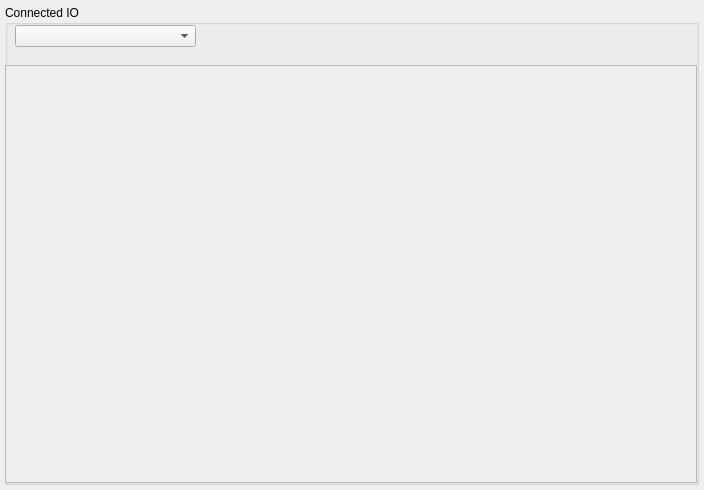
<?xml version="1.0" encoding="UTF-8"?>
<ui version="4.0">
 <class>IODeviceForm</class>
 <widget class="QWidget" name="IODeviceForm">
  <property name="geometry">
   <rect>
    <x>0</x>
    <y>0</y>
    <width>704</width>
    <height>490</height>
   </rect>
  </property>
  <property name="sizePolicy">
   <sizepolicy hsizetype="MinimumExpanding" vsizetype="MinimumExpanding">
    <horstretch>0</horstretch>
    <verstretch>0</verstretch>
   </sizepolicy>
  </property>
  <property name="minimumSize">
   <size>
    <width>704</width>
    <height>490</height>
   </size>
  </property>
  <property name="windowTitle">
   <string>Form</string>
  </property>
  <widget class="QGroupBox" name="groupBoxConnectedIO">
   <property name="geometry">
    <rect>
     <x>5</x>
     <y>5</y>
     <width>694</width>
     <height>480</height>
    </rect>
   </property>
   <property name="sizePolicy">
    <sizepolicy hsizetype="Expanding" vsizetype="Expanding">
     <horstretch>0</horstretch>
     <verstretch>0</verstretch>
    </sizepolicy>
   </property>
   <property name="minimumSize">
    <size>
     <width>694</width>
     <height>480</height>
    </size>
   </property>
   <property name="title">
    <string>Connected IO</string>
   </property>
   <widget class="QComboBox" name="comboBoxIODevices">
    <property name="geometry">
     <rect>
      <x>10</x>
      <y>20</y>
      <width>181</width>
      <height>22</height>
     </rect>
    </property>
   </widget>
   <widget class="QScrollArea" name="scrollArea">
    <property name="geometry">
     <rect>
      <x>0</x>
      <y>60</y>
      <width>692</width>
      <height>418</height>
     </rect>
    </property>
    <property name="sizeAdjustPolicy">
     <enum>QAbstractScrollArea::AdjustToContents</enum>
    </property>
    <property name="widgetResizable">
     <bool>true</bool>
    </property>
    <widget class="QWidget" name="scrollAreaWidgetContentsIODevices">
     <property name="geometry">
      <rect>
       <x>0</x>
       <y>0</y>
       <width>690</width>
       <height>416</height>
      </rect>
     </property>
    </widget>
   </widget>
  </widget>
 </widget>
 <resources/>
 <connections/>
</ui>
